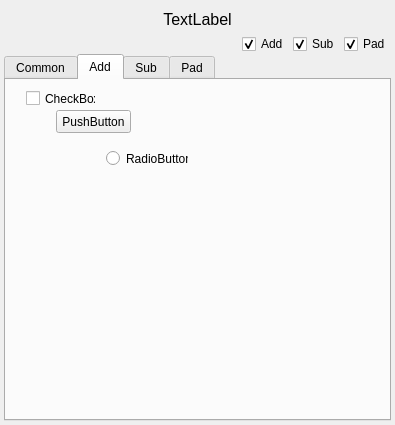
<?xml version="1.0" encoding="UTF-8"?>
<ui version="4.0">
 <class>ChannelEditorWidget</class>
 <widget class="QWidget" name="ChannelEditorWidget">
  <property name="geometry">
   <rect>
    <x>0</x>
    <y>0</y>
    <width>395</width>
    <height>425</height>
   </rect>
  </property>
  <property name="windowTitle">
   <string>Form</string>
  </property>
  <layout class="QVBoxLayout" name="verticalLayout">
   <property name="spacing">
    <number>0</number>
   </property>
   <property name="leftMargin">
    <number>4</number>
   </property>
   <property name="topMargin">
    <number>4</number>
   </property>
   <property name="rightMargin">
    <number>4</number>
   </property>
   <property name="bottomMargin">
    <number>4</number>
   </property>
   <item>
    <widget class="QLabel" name="label">
     <property name="minimumSize">
      <size>
       <width>0</width>
       <height>30</height>
      </size>
     </property>
     <property name="maximumSize">
      <size>
       <width>16777215</width>
       <height>30</height>
      </size>
     </property>
     <property name="font">
      <font>
       <pointsize>12</pointsize>
      </font>
     </property>
     <property name="text">
      <string>TextLabel</string>
     </property>
     <property name="alignment">
      <set>Qt::AlignCenter</set>
     </property>
    </widget>
   </item>
   <item>
    <widget class="QWidget" name="widget" native="true">
     <layout class="QHBoxLayout" name="horizontalLayout">
      <property name="spacing">
       <number>4</number>
      </property>
      <property name="leftMargin">
       <number>0</number>
      </property>
      <property name="topMargin">
       <number>0</number>
      </property>
      <property name="rightMargin">
       <number>0</number>
      </property>
      <property name="bottomMargin">
       <number>0</number>
      </property>
      <item>
       <spacer name="horizontalSpacer">
        <property name="orientation">
         <enum>Qt::Horizontal</enum>
        </property>
        <property name="sizeHint" stdset="0">
         <size>
          <width>40</width>
          <height>20</height>
         </size>
        </property>
       </spacer>
      </item>
      <item>
       <widget class="QCheckBox" name="chkEnableAdd">
        <property name="text">
         <string>Add</string>
        </property>
        <property name="checked">
         <bool>true</bool>
        </property>
       </widget>
      </item>
      <item>
       <widget class="QCheckBox" name="chkEnableSub">
        <property name="text">
         <string>Sub</string>
        </property>
        <property name="checked">
         <bool>true</bool>
        </property>
       </widget>
      </item>
      <item>
       <widget class="QCheckBox" name="chkEnablePad">
        <property name="text">
         <string>Pad</string>
        </property>
        <property name="checked">
         <bool>true</bool>
        </property>
       </widget>
      </item>
     </layout>
    </widget>
   </item>
   <item>
    <widget class="QTabWidget" name="synths">
     <property name="currentIndex">
      <number>1</number>
     </property>
     <widget class="QWidget" name="tabCommon">
      <attribute name="title">
       <string>Common</string>
      </attribute>
      <layout class="QVBoxLayout" name="verticalLayout_2">
       <item>
        <widget class="QCheckBox" name="chkPolyphonic">
         <property name="text">
          <string>Polyphonic</string>
         </property>
        </widget>
       </item>
      </layout>
     </widget>
     <widget class="QWidget" name="tabAdd">
      <attribute name="title">
       <string>Add</string>
      </attribute>
      <widget class="QPushButton" name="pushButton">
       <property name="geometry">
        <rect>
         <x>50</x>
         <y>30</y>
         <width>75</width>
         <height>23</height>
        </rect>
       </property>
       <property name="text">
        <string>PushButton</string>
       </property>
      </widget>
      <widget class="QRadioButton" name="radioButton">
       <property name="geometry">
        <rect>
         <x>100</x>
         <y>70</y>
         <width>82</width>
         <height>17</height>
        </rect>
       </property>
       <property name="text">
        <string>RadioButton</string>
       </property>
      </widget>
      <widget class="QCheckBox" name="checkBox">
       <property name="geometry">
        <rect>
         <x>20</x>
         <y>10</y>
         <width>70</width>
         <height>17</height>
        </rect>
       </property>
       <property name="text">
        <string>CheckBox</string>
       </property>
      </widget>
     </widget>
     <widget class="QWidget" name="tabSub">
      <attribute name="title">
       <string>Sub</string>
      </attribute>
     </widget>
     <widget class="QWidget" name="tabPad">
      <attribute name="title">
       <string>Pad</string>
      </attribute>
     </widget>
    </widget>
   </item>
  </layout>
 </widget>
 <resources/>
 <connections/>
</ui>
